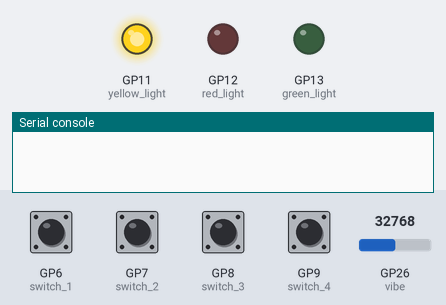
The program below on a simulated Raspberry Pi Pico running MicroPython. Shown: output pins drawn as LEDs (lit = HIGH), the last lines printed to the serial console. Inputs (shaded band) come from the test bench; at power-on: GP6 (switch_1), GP7 (switch_2), GP8 (switch_3), GP9 (switch_4) LOW, GP26 (vibe) = 32768 (analog values on the 0–65535 scale).

Above: at 1.2 s.
1.3 s: GP26 (vibe) set to 752
2.8 s: GP26 (vibe) set to 640
At 3.7 s:
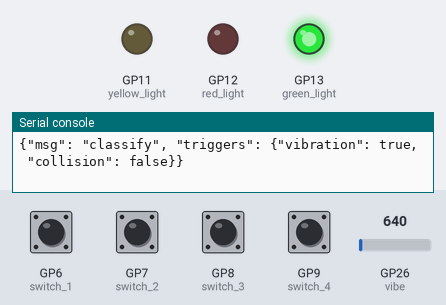
Timing chart, 0 to 5.8 s (numbered marks = the images above; inputs shaded):
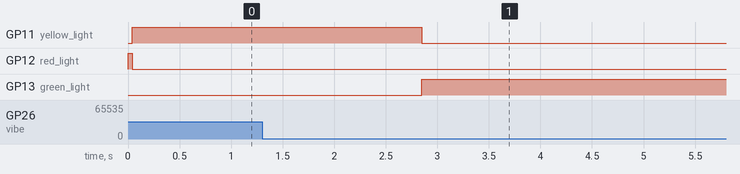

The program:

main.py
```python
"""

    Firmware to run on the pico
    for the dice tray.

    This firmware polls all the sensors
    and detects a dice roll then requests
    a classification. It waits for the
    result before resetting.


    @author James Englander


"""

from machine import Pin, ADC
import ujson
import uasyncio as asyncio
import sys
import select


# set up peripherals
# pin constants
GREEN_PIN = 13
RED_PIN = 12
YELLOW_PIN = 11

#COLL_PIN = 19
VIBE_PIN = 26

SWITCH_PIN_1 = 6
SWITCH_PIN_2 = 7
SWITCH_PIN_3 = 8
SWITCH_PIN_4 = 9


red_light = Pin(RED_PIN, Pin.OUT)
yellow_light = Pin(YELLOW_PIN, Pin.OUT)
green_light = Pin(GREEN_PIN, Pin.OUT)

#collision = Pin(COLL_PIN, Pin.IN)
vibe = ADC(Pin(VIBE_PIN))
switch_1 = Pin(SWITCH_PIN_1, Pin.IN, Pin.PULL_DOWN)
switch_2 = Pin(SWITCH_PIN_2, Pin.IN, Pin.PULL_DOWN)
switch_3 = Pin(SWITCH_PIN_3, Pin.IN, Pin.PULL_DOWN)
switch_4 = Pin(SWITCH_PIN_4, Pin.IN, Pin.PULL_DOWN)


# other constants
DEBOUNCE_DELAY = 200
NOISE_FLOOR_SAFETY = 700 # 500 plus a bit from observations
EMA = 0.3

# shared state
POLLING = 0
ROLLING = 1
WAITING = 2

state = {
    "current": POLLING
    }

trigger = {
    "vibration": False,
    "collision": False
    }

def all_off(r,y,g):
    r.off()
    y.off()
    g.off()

def switch_on(r,y,g, on):

    if on == "r":
        r.on()
        y.off()
        g.off()
    elif on == "y":
        r.off()
        y.on()
        g.off()
    elif on == "g":
        r.off()
        y.off()
        g.on()


# task to controll traffic light
# which provides a simple visual
# for easy state tracking
async def control_traffic_light():

    all_off(red_light, yellow_light, green_light)
    # for starters do basic
    # blinking pattern
    while True:
        if state["current"] == POLLING:
            switch_on(red_light, yellow_light, green_light, "r")
        elif state["current"] == ROLLING:
            switch_on(red_light, yellow_light, green_light, "y")
        elif state["current"] == WAITING:
            switch_on(red_light, yellow_light, green_light, "g")

        await asyncio.sleep_ms(40)

# task to poll a switch
# sets the trigger for collision
# but does not change the state
async def poll_key_switch(switch):
    prev_val = switch.value()

    while True:
        if state["current"] != POLLING:
            # wait to poll in polling state
            await asyncio.sleep_ms(40)
        else:
            while prev_val == switch.value():
                await asyncio.sleep_ms(40)

            current = switch.value()

            if prev_val == 1 and current == 0:
                trigger["collision"] = True

            prev_val = current

            await asyncio.sleep_ms(DEBOUNCE_DELAY)


# task to poll the vibration sensor
# when the die is rolling on the tray
async def poll_vibration_sensor():

    vibe_threshold = NOISE_FLOOR_SAFETY

    while True:

        vibe_val = vibe.read_u16()

        if state["current"] == POLLING:
            # in the polling state poll
            # for vibrations greater than
            # threshold

            while vibe_val <= vibe_threshold:

                vibe_val_now = vibe.read_u16()
                vibe_val = vibe_val_now*EMA + (1-EMA)*vibe_val

                await asyncio.sleep_ms(4)

            # if this code is reached
            # vibrations have exceeded the threshold
            # this means a die has been rolled
            state["current"] = ROLLING
            trigger["vibration"] = True


        elif state["current"] == ROLLING:
            # get initial sample


            while vibe_val >= vibe_threshold:

                # exponential mean filter samples
                # after first
                vibe_val_now = vibe.read_u16()
                vibe_val = vibe_val_now*EMA + (1-EMA)*vibe_val

                await asyncio.sleep_ms(4)

            # at this point die stopped rolling
            # and tray vibes have settled
            # so wait for the dice roll
            # classification
            state["current"] = WAITING

            # safety yeild at end of this
            await  asyncio.sleep_ms(4)
        else:
            # wait for either the
            # polling or rolling state
            # to do things
            await asyncio.sleep_ms(40)


# helper task
# to read from stdin
# asynchronously
poll_obj = select.poll()
poll_obj.register(sys.stdin, select.POLLIN)

async def async_readline():
    """Non-blocking-ish line reader: yields to other tasks
    while waiting for a full line on stdin."""
    line = ''
    while True:
        if poll_obj.poll(0):          # 0 = don't block, just check
            ch = sys.stdin.read(1)    # safe to read since poll said ready
            if ch in ('\n', '\r'):
                if line:
                    return line
                # ignore stray \r or \n with nothing buffered yet
            else:
                line += ch
        else:
            await asyncio.sleep_ms(10)

# task to communicate with the
# client which will do the
# dice roll classification
async def comm_with_client():

    classify_request = {
                    "msg": "classify",
                    "triggers": trigger
                }

    request_sent = False

    while True:

        if state["current"] != WAITING:
            await asyncio.sleep_ms(40)
            continue

        # send the request
        if not request_sent:
            print(ujson.dumps(classify_request))
            request_sent = True

        line = await async_readline()

        # parse the line
        try:
            data = ujson.loads(line)
            msg = data["msg"]
        except (KeyError, ValueError):
            continue


        # on receipt return to polling
        # for die
        if msg == "complete":
            state["current"] = POLLING
            request_sent = False
        else:
            # unrecognized message
            pass


        # yeild
        await asyncio.sleep_ms(4)

# spawn all the tasks
async def main():

    tasks = [
        asyncio.create_task(control_traffic_light()),
        asyncio.create_task(poll_vibration_sensor()),
        asyncio.create_task(comm_with_client()),
        asyncio.create_task(poll_key_switch(switch_1)),
        asyncio.create_task(poll_key_switch(switch_2)),
        asyncio.create_task(poll_key_switch(switch_3)),
        asyncio.create_task(poll_key_switch(switch_4))
        ]

    await asyncio.gather(*tasks)


try:
    asyncio.run(main())
except KeyboardInterrupt:
    asyncio.new_event_loop()
    all_off(red_light, yellow_light, green_light)
```

Measured:
- the behaviour switches between 704 and 688 on GP26 (vibe) (found by bisection; images 0 and 1)
- after the input at 1.3 s, every drawn part: stays the same
- after the input at 2.8 s, GP11 (yellow_light): HIGH → LOW after 0.05 s; GP13 (green_light): LOW → HIGH after 0.05 s
